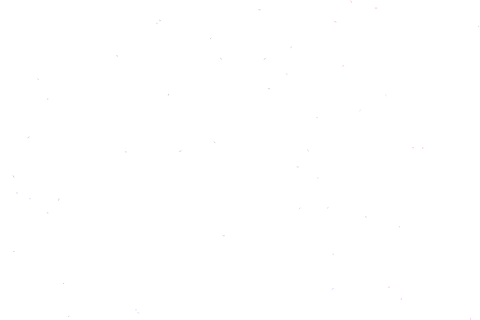
Frame 1 (no input)
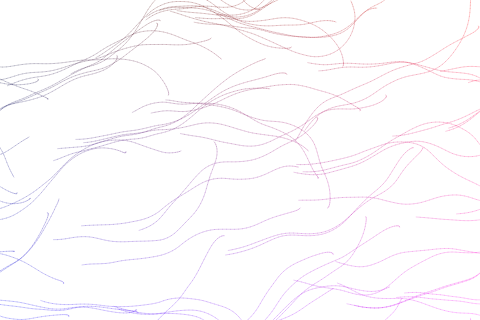
Frame 60 (no input)
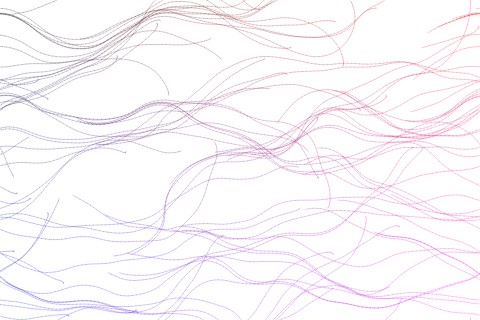
Frame 120 (the mouse pressed at the canvas centre since frame 60)

The p5.js sketch that drew these frames (run headless with seeded random() and noise() and a simulated clock; from frame 60 on, the mouse is pressed at the canvas centre):

// p5.js sketch
// ── sketch.js
let scl = 4;
let cols, rows;

let particles = []
let flowfield = []
let noParticles = 50;

function setup() {
	createCanvas(480,320)
	cols = floor(width/scl);
	rows = floor(height/scl);
	for(let i=0; i<noParticles; i++){
		particles[i]=new Particle();
	}
	background(255)
}

let zoff = 0;
let step = 0.1


function draw() {
	let xoff = 10;
	for(let x=0; x<cols; x++){
		let yoff = 10;
		for(let y=0;y<rows; y++){
			let index = x+y*rows;
			let angle = noise(xoff,yoff,zoff)*TWO_PI;
			var v = p5.Vector.fromAngle(angle);
			flowfield[index] = v;
			v.setMag(0.5);
			yoff +=step;
			stroke(0,50);
			push();
				translate(x*scl,y*scl);
				rotate(v.heading());
				strokeWeight(1);
				//line(0,0,scl,0);
			pop();
			
		}
		xoff += step;
	}
	zoff +=step/10;
	for(let i=0; i<noParticles; i++){
		particles[i].follow(flowfield)
		particles[i].update()
		particles[i].show()
		particles[i].edge()
	}
	
	
}

function Particle(){
	this.pos = createVector(random(width),random(height));
	this.vel = p5.Vector.random2D();
	this.acc = createVector(0,0);
	this.maxSpeed = 4;
	this.previousPos;
	
	this.update = function(){
		this.vel.add(this.acc);
		this.vel.limit(this.maxSpeed);
		this.previousPos = this.pos.copy();
		this.pos.add(this.vel);
		this.acc.mult(0);
	}
	
	this.applyForce = function(force){
		this.acc.add(force);
	}
	
	this.show = function(){
		strokeWeight(1);
		stroke(map(this.pos.x, 0, width, 0, 255), 0, map(this.pos.y, 0, height, 0, 255), 50);
		line(this.previousPos.x, this.previousPos.y,this.pos.x, this.pos.y);
	}
	this.edge = function(){
		if(this.pos.x > width){
			this.pos.x = 0
			this.previousPos = this.pos.copy();
		}
		if(this.pos.x < 0){
			this.pos.x = width
			this.previousPos = this.pos.copy();
		}
		if(this.pos.y > height){
			this.pos.y = 0
			this.previousPos = this.pos.copy();
		}
		if(this.pos.y < 0){
			this.pos.y = height
			this.previousPos = this.pos.copy();
		}	
	}
	
	this.follow = function(arr){
		var x = floor(this.pos.x/scl);
		var y = floor(this.pos.y/scl);
		var index = x+y*rows;
		this.applyForce(arr[index]);
	}
	
}
